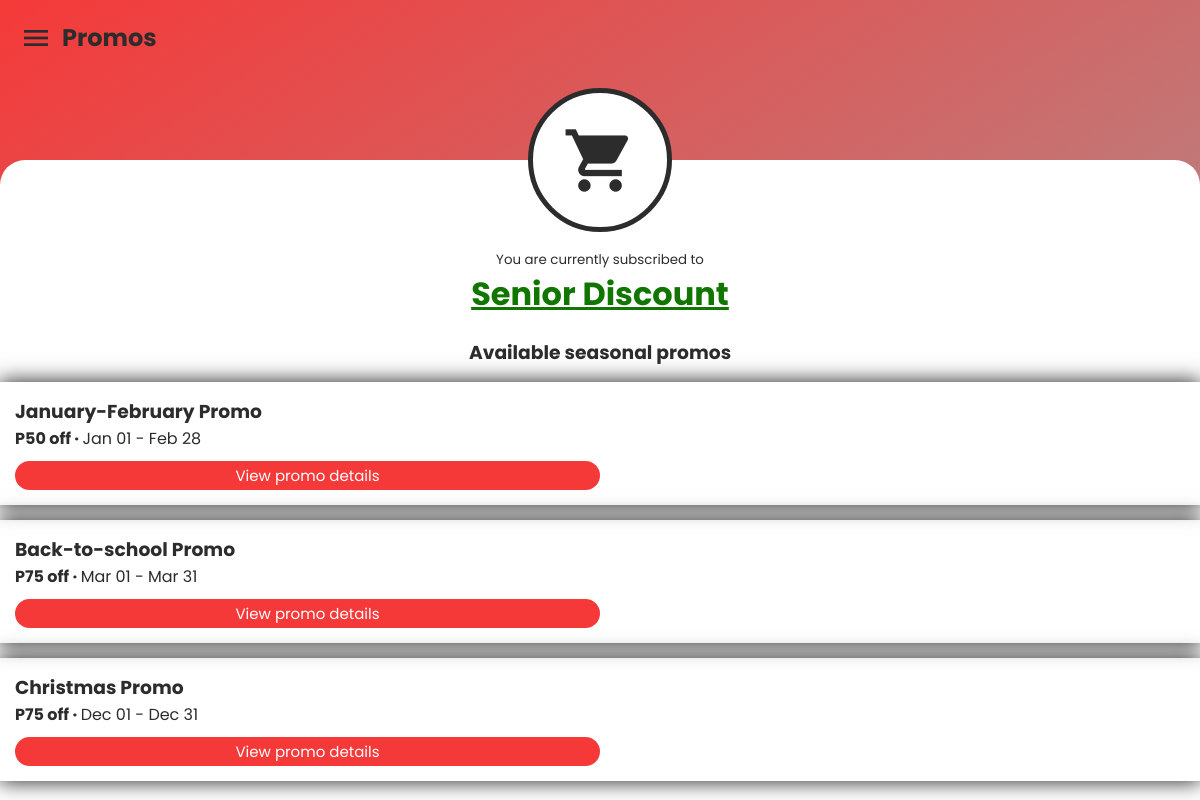
/mobile/pages/promos.php (signed in), run on the app's committed database.
### tables this page shows
CREATE TABLE `memberpromos` (
  `id` int(100) NOT NULL,
  `promo_id` int(100) DEFAULT NULL,
  `member_id` int(100) DEFAULT NULL,
  `date_added` date DEFAULT NULL,
  `status` enum('Active','Expired') NOT NULL DEFAULT 'Active',
  `date_expired` date DEFAULT NULL
);

CREATE TABLE `promo` (
  `promo_id` int(100) NOT NULL,
  `promo_name` varchar(255) DEFAULT NULL,
  `promo_type` enum('Permanent','Seasonal') DEFAULT NULL,
  `promo_description` varchar(255) DEFAULT NULL,
  `date_added` date DEFAULT NULL,
  `promo_starting_date` date DEFAULT NULL,
  `promo_ending_date` date DEFAULT NULL,
  `amount` int(100) DEFAULT NULL,
  `status` enum('Active','Expired','Deleted') NOT NULL DEFAULT 'Active',
  `date_deleted` date DEFAULT NULL
);

### mobile/pages/promos.php (the view, shortened to what this page needs)
<!DOCTYPE html>
<html lang="en">
<head>
  <link rel="stylesheet" href="./../css/default.css">
</head>
<body>
  <main>
    <div class="menu">
      <i class="material-icons" style="font-size: 32px;" id="menu">menu</i>
      <h2>Promos</h2>
    </div>
    <div class="icon-div">
      <div class="icon-cont">
        <i class="material-icons">shopping_cart</i>
      </div>
    </div>
    <div class="main-cont">
      <div class="content">
        <small>You are currently subscribed to</small>
        <span style="display: flex; align-items: center;">
          <?php
          $sql = "SELECT MP.*, P.promo_name, P.promo_type, P.amount
                  FROM memberpromos AS MP
                  INNER JOIN promo AS P ON MP.promo_id = P.promo_id
                  WHERE MP.member_id = '".$_SESSION["member_id"]."' AND MP.status = 'Active'";
          $res = mysqli_query($con, $sql);
          if(mysqli_num_rows($res) == 1) {
            $row = mysqli_fetch_assoc($res);
          ?>
          <h1 class="text-green" id="availed-promo" style="text-decoration: underline">
            <?php echo $row["promo_name"] ?>
          </h1>
          <?php
          } else if(mysqli_num_rows($res) == 2) {
            $sql = "SELECT MP.*, P.promo_name, P.promo_type, P.amount
                  FROM memberpromos AS MP
                  INNER JOIN promo AS P ON MP.promo_id = P.promo_id
                  WHERE MP.member_id = '".$_SESSION["member_id"]."' AND MP.status = 'Active' AND P.promo_type = 'Seasonal'";
            $res = mysqli_query($con, $sql);
            $row = mysqli_fetch_assoc($res);
          ?>
          <h1 class="text-green" style="text-decoration: underline"><?php echo $row["promo_name"] ?></h1>
          <?php
          } else {
          ?>
          <h1 id="availed-promo">N/A</h1>
          <?php
          }
          ?>
        </span>
        <div class="promo-div">
          <h3>Available seasonal promos</h3>
          <?php
          $sql = "SELECT * FROM promo WHERE promo_type = 'Seasonal' AND status = 'Active' ORDER BY promo_starting_date ASC";
          $res = mysqli_query($con, $sql);
          if(mysqli_num_rows($res)) {
            while($row = mysqli_fetch_assoc($res)):
          ?>
          <div class="promo-list-div text-primary shadow-1">
            <h3><?php echo $row["promo_name"] ?></h3>
            <p><strong>P<?php echo $row["amount"] ?> off &#x00B7 </strong>
            <?php
            $startDate = date("M d", strtotime($row["promo_starting_date"]));
            $endDate = date("M d", strtotime($row["promo_ending_date"]));
            echo $startDate?> - <?php echo $endDate ?>
            </p>
            <button class="btn btn-reg btn-red" data-id="<?php echo $row["promo_id"] ?>" onclick="showPromo(this)">View promo details</button>
          </div>
          <?php
            endwhile;
          } else {
          ?>
          <div class="no-promos-div text-disabled">
            There are no seasonal promos available as of the moment.
          </div>
          <?php
          }
          ?>
        </div>
      </div>
    </div>
  </main>
</body>
</html>

### mobile/css/default.css (style rules this page uses)
html, body { margin: 0; font-family: 'Poppins', sans-serif; background: #bdc3c7; background: -webkit-gradient(linear, left top, right bottom, from(#f53939), to(#a0a0a0)); background: linear-gradient(to bottom right, #f53939, #a0a0a0); color: #2c2c2c; }
p, h1, h2, h3, h4, h5, h6 { margin: 0 !important; }
.text-primary { color: #2c2c2c !important; }
.text-green { color: #117600 !important; }
.shadow-1 { -webkit-box-shadow: 0 0 20px 1px #2c2c2c; box-shadow: 0 0 20px 1px #2c2c2c; }
.btn { margin: 50px 0 25px 0; padding: 5px; font-family: "Poppins", sans-serif; border: 0; border-radius: 50px; width: 100%; background: #2c2c2c; color: white; font-size: 1rem; -webkit-transition: .3s; transition: .3s; font-weight: 500; }
.btn.btn-reg { letter-spacing: 0; padding: 3px; font-weight: normal !important; }
.btn.btn-red { background: #f53939; }
*, *:before, *:after { -webkit-box-sizing: border-box; box-sizing: border-box; }
body, html { height: 100%; -webkit-tap-highlight-color: rgba(0, 0, 0, 0); -webkit-tap-highlight-color: transparent; }
main { overflow-x: hidden; width: 100vw; height: 100vh; position: relative; }
main .menu { padding-top: 20px; padding-left: 20px; display: -webkit-box; display: -ms-flexbox; display: flex; -webkit-box-align: center; -ms-flex-align: center; align-items: center; z-index: 3; }
main .menu h2 { padding-left: 10px; }
main .icon-div { width: 100%; display: -webkit-box; display: -ms-flexbox; display: flex; -webkit-box-pack: center; -ms-flex-pack: center; justify-content: center; -webkit-box-align: center; -ms-flex-align: center; align-items: center; position: absolute; top: 11vh; z-index: 2; }
main .icon-div .icon-cont { height: 18vh; width: 18vh; background: white; border-radius: 100%; border: 5px solid #2c2c2c; display: -webkit-box; display: -ms-flexbox; display: flex; -webkit-box-pack: center; -ms-flex-pack: center; justify-content: center; -webkit-box-align: center; -ms-flex-align: center; align-items: center; }
main .icon-div .icon-cont i { font-size: 75px; }
main .main-cont { padding-bottom: 0 !important; padding-top: 0 !important; padding: 30px; background: white; background-attachment: fixed; position: absolute; width: 100%; min-height: 80vh; top: 20vh; border-radius: 25px 25px 0 0; }
main .main-cont .content { margin-top: 10vh; padding: 10px; display: -webkit-box; display: -ms-flexbox; display: flex; -webkit-box-orient: vertical; -webkit-box-direction: normal; -ms-flex-direction: column; flex-direction: column; -webkit-box-align: center; -ms-flex-align: center; align-items: center; -webkit-box-pack: center; -ms-flex-pack: center; justify-content: center; text-align: center; }
main .main-cont .content p { margin: 0 !important; }

### mobile/pages/promos.php (style rules this page uses)
.promo-div { text-align: center; width: 100%; margin-top: 20px; }
.promo-list-div { text-align: left; margin-left: -40px; width: 100vw; padding: 15px; margin-top: 15px; }
.promo-list-div button { font-size: 15px; width: 50%; margin: 0 !important; margin-top: 10px !important; }

### data on the page
memberpromos: promo.promo_name "Senior Discount"
promo: promo_name "January-February Promo", amount "50", promo_starting_date "Jan 01", promo_ending_date "Feb 28"
promo: promo_name "Back-to-school Promo", amount "75", promo_starting_date "Mar 01", promo_ending_date "Mar 31"
promo: promo_name "Christmas Promo", amount "75", promo_starting_date "Dec 01", promo_ending_date "Dec 31"
